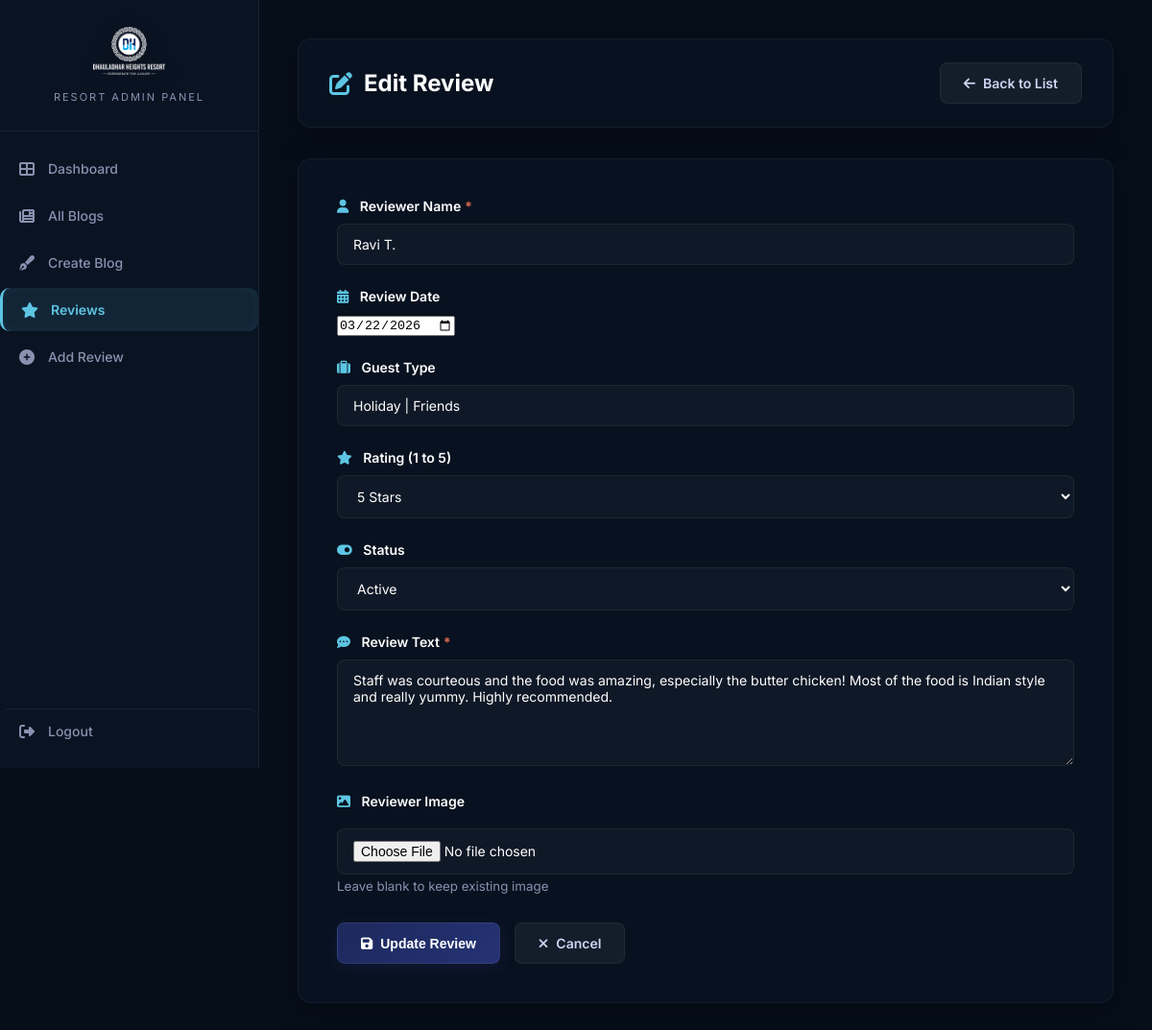
/admin/reviews/edit.php?id=3 (signed in), run on the app's committed database.
### tables this page shows
CREATE TABLE IF NOT EXISTS google_reviews (
    id INT AUTO_INCREMENT PRIMARY KEY,
    reviewer_name VARCHAR(150) NOT NULL,
    reviewer_image VARCHAR(500) DEFAULT '',
    rating INT DEFAULT 5,
    review_text TEXT NOT NULL,
    review_source VARCHAR(100) DEFAULT 'Website',
    review_date DATE DEFAULT NULL,
    guest_type VARCHAR(100) DEFAULT '',
    status TINYINT DEFAULT 1,
    display_order INT DEFAULT 0,
    created_at TIMESTAMP DEFAULT CURRENT_TIMESTAMP,
    INDEX idx_status (status),
    INDEX idx_display_order (display_order)
);

### includes/functions.php (called while the page is built, shortened)
<?php
function getReviewById($id) {
    try {
        $pdo = getDB();
        $stmt = $pdo->prepare("SELECT * FROM google_reviews WHERE id = ?");
        $stmt->execute([$id]);
        return $stmt->fetch();
    } catch (PDOException $e) {
        error_log("Error in getReviewById: " . $e->getMessage());
        return false;
    }
}
?>

### admin/reviews/edit.php (the view, shortened to what this page needs)
<?php
require_once __DIR__ . '/../../includes/functions.php';
$id = $_GET['id'] ?? null;
$review = getReviewById($id);
?>
<!DOCTYPE html>
<html lang="en">
<head>
    <link rel="stylesheet" href="https://cdnjs.cloudflare.com/ajax/libs/font-awesome/6.4.2/css/all.min.css">
</head>
<body>
    <div class="admin-wrapper">
        <?php include_once __DIR__ . '/../includes/sidebar.php'; ?>
        <div class="main-content">
            <div class="header">
                <h1><i class="fas fa-edit"></i> Edit Review</h1>
                <div class="header-actions">
                    <a href="index.php" class="btn btn-secondary"><i class="fas fa-arrow-left"></i> Back to List</a>
                </div>
            </div>
            <div class="form-container">
                <form action="" method="POST" enctype="multipart/form-data">
                    <div class="form-group">
                        <label><i class="fas fa-user"></i> <span class="required">Reviewer Name</span></label>
                        <input type="text" name="reviewer_name" required value="<?php echo htmlspecialchars($review['reviewer_name']); ?>" placeholder="Enter reviewer's name">
                    </div>
                    <div class="form-row">
                        <div class="form-group">
                            <label><i class="fas fa-calendar-alt"></i> Review Date</label>
                            <input type="date" name="review_date" value="<?php echo htmlspecialchars($review['review_date']); ?>">
                        </div>
                        <div class="form-group">
                            <label><i class="fas fa-suitcase"></i> Guest Type</label>
                            <input type="text" name="guest_type" value="<?php echo htmlspecialchars($review['guest_type']); ?>" placeholder="e.g. Business | Family | Solo">
                        </div>
                    </div>
                    <div class="form-row">
                        <div class="form-group">
                            <label><i class="fas fa-star"></i> Rating (1 to 5)</label>
                            <select name="rating" required>
                                <option value="5" <?php echo $review['rating'] == 5 ? 'selected' : ''; ?>>5 Stars</option>
                            </select>
                        </div>
                        <div class="form-group">
                            <label><i class="fas fa-toggle-on"></i> Status</label>
                            <select name="status">
                                <option value="1" <?php echo $review['status'] == 1 ? 'selected' : ''; ?>>Active</option>
                            </select>
                        </div>
                    </div>
                    <div class="form-group">
                        <label><i class="fas fa-comment-dots"></i> <span class="required">Review Text</span></label>
                        <textarea name="review_text" required placeholder="Type the review content here..." rows="5"><?php echo htmlspecialchars($review['review_text']); ?></textarea>
                    </div>
                    <div class="form-group">
                        <label><i class="fas fa-image"></i> Reviewer Image</label>
                        <input type="file" name="reviewer_image" accept="image/*" id="reviewer_image" style="margin-top: 10px;">
                        <small style="color:var(--text-muted);display:block;margin-top:4px;">Leave blank to keep existing image</small>
                    </div>
                    <div style="display: flex; gap: 15px; flex-wrap: wrap; margin-top: 30px;">
                        <button type="submit" class="btn btn-primary"><i class="fas fa-save"></i> Update Review</button>
                        <a href="index.php" class="btn btn-secondary"><i class="fas fa-times"></i> Cancel</a>
                    </div>
                </form>
            </div>
        </div>
    </div>
</body>
</html>

### admin/includes/admin_styles.php (style rules this page uses)
*, *::before, *::after { margin: 0; padding: 0; box-sizing: border-box; }
:root { --primary: #1D285C; --primary-light: #5DC5E3; --primary-dark: #0B162C; --accent: #cf9a2c; --accent-glow: rgba(207,154,44,0.25); --success: #00b894; --warning: #fdcb6e; --danger: #e17055; --dark: #0f1a2e; --darker: #0a1322; --darkest: #060e1a; --surface: rgba(15, 26, 46, 0.6); --surface-light: rgba(22, 35, 64, 0.7); --text: #cdd6f4; --text-muted: #8892b0; --border: rgba(255,255,255,0.06); --sidebar-w: 270px; --radius: 14px; --shadow: 0 8px 32px rgba(0,0,0,0.3); --glass-bg: rgba(10, 19, 34, 0.75); --glass-border: rgba(255, 255, 255, 0.05); }
body { font-family: 'Inter', -apple-system, sans-serif; background: var(--darkest); background-attachment: fixed; color: var(--text); min-height: 100vh; overflow-x: hidden; }
.admin-wrapper { display: flex; min-height: 100vh; }
.main-content { flex: 1; margin-left: var(--sidebar-w); padding: 40px; transition: margin-left .3s ease; min-width: 0; }
.header { background: var(--glass-bg); backdrop-filter: blur(12px); -webkit-backdrop-filter: blur(12px); border: 1px solid var(--glass-border); border-radius: var(--radius); padding: 24px 32px; margin-bottom: 32px; display: flex; justify-content: space-between; align-items: center; box-shadow: var(--shadow); }
.header h1 { font-size: 24px; font-weight: 700; color: #fff; display: flex; align-items: center; gap: 12px; }
.header h1 i { color: var(--primary-light); }
.btn { display: inline-flex; align-items: center; gap: 8px; padding: 12px 24px; font-size: 14px; font-weight: 600; border-radius: 8px; cursor: pointer; transition: all 0.25s ease; text-decoration: none; border: none; }
.btn-primary { background: linear-gradient(135deg, var(--primary) 0%, #253375 100%); color: #fff; border: 1px solid rgba(255,255,255,0.08); box-shadow: 0 4px 15px rgba(29, 40, 92, 0.4); }
.btn-secondary { background: rgba(255, 255, 255, 0.05); color: var(--text); border: 1px solid var(--border); }
.form-container { background: var(--glass-bg); backdrop-filter: blur(12px); -webkit-backdrop-filter: blur(12px); border: 1px solid var(--glass-border); border-radius: var(--radius); padding: 40px; box-shadow: var(--shadow); }
.form-group { margin-bottom: 24px; }
label { display: block; margin-bottom: 10px; font-weight: 600; font-size: 14px; color: #fff; }
label i { color: var(--primary-light); margin-right: 8px; }
input[type="text"], input[type="file"], input[type="number"], select, textarea { width: 100%; background: rgba(255, 255, 255, 0.03); border: 1px solid var(--border); border-radius: 8px; padding: 12px 16px; color: #fff; font-family: inherit; font-size: 14px; transition: all 0.25s ease; }
textarea { resize: vertical; }
.required::after { content: '*'; color: var(--danger); margin-left: 4px; }

### data on the page
google_reviews: reviewer_name "Ravi T.", review_date "03/22/2026", guest_type "Holiday | Friends", rating "5 Stars", status "Active", review_text "Staff was courteous and the food was amazing, especially the butter chicken! Most of the food is Indian style and really yummy. Highly recommended."
